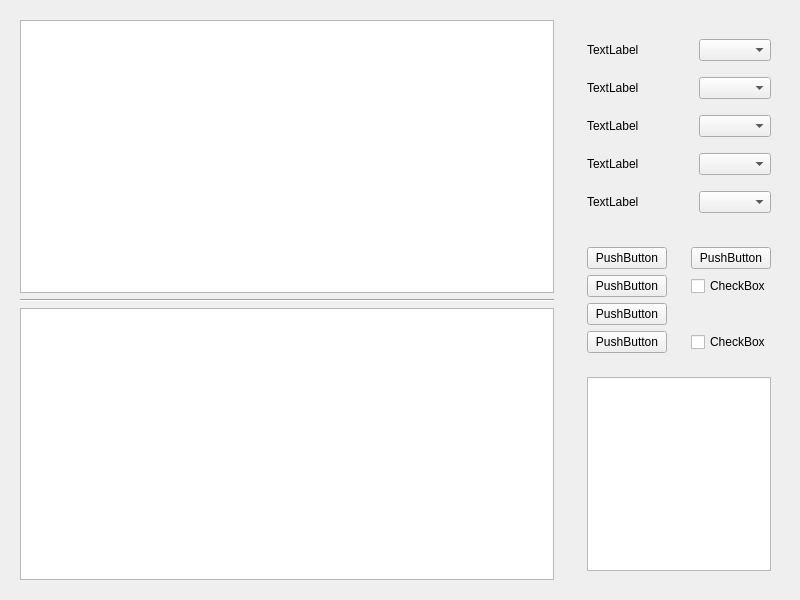
<?xml version="1.0" encoding="UTF-8"?>
<ui version="4.0">
 <class>myWidget</class>
 <widget class="QWidget" name="myWidget">
  <property name="geometry">
   <rect>
    <x>0</x>
    <y>0</y>
    <width>800</width>
    <height>600</height>
   </rect>
  </property>
  <property name="windowTitle">
   <string>彦祖的串口助手</string>
  </property>
  <property name="autoFillBackground">
   <bool>false</bool>
  </property>
  <layout class="QHBoxLayout" name="horizontalLayout" stretch="3,1">
   <item>
    <widget class="QWidget" name="ReceiveSend" native="true">
     <property name="sizePolicy">
      <sizepolicy hsizetype="Preferred" vsizetype="Preferred">
       <horstretch>0</horstretch>
       <verstretch>0</verstretch>
      </sizepolicy>
     </property>
     <property name="maximumSize">
      <size>
       <width>66666</width>
       <height>1000</height>
      </size>
     </property>
     <layout class="QVBoxLayout" name="verticalLayout">
      <item>
       <widget class="QTextEdit" name="textEdit_1">
        <property name="sizePolicy">
         <sizepolicy hsizetype="Expanding" vsizetype="Expanding">
          <horstretch>0</horstretch>
          <verstretch>0</verstretch>
         </sizepolicy>
        </property>
        <property name="readOnly">
         <bool>true</bool>
        </property>
       </widget>
      </item>
      <item>
       <widget class="Line" name="line">
        <property name="orientation">
         <enum>Qt::Orientation::Horizontal</enum>
        </property>
       </widget>
      </item>
      <item>
       <widget class="QTextEdit" name="textEdit_2"/>
      </item>
     </layout>
    </widget>
   </item>
   <item>
    <widget class="QWidget" name="AllinRight" native="true">
     <property name="sizePolicy">
      <sizepolicy hsizetype="Preferred" vsizetype="Preferred">
       <horstretch>0</horstretch>
       <verstretch>0</verstretch>
      </sizepolicy>
     </property>
     <property name="minimumSize">
      <size>
       <width>220</width>
       <height>0</height>
      </size>
     </property>
     <property name="maximumSize">
      <size>
       <width>300</width>
       <height>1000</height>
      </size>
     </property>
     <property name="sizeIncrement">
      <size>
       <width>0</width>
       <height>0</height>
      </size>
     </property>
     <property name="baseSize">
      <size>
       <width>0</width>
       <height>0</height>
      </size>
     </property>
     <layout class="QVBoxLayout" name="verticalLayout_3" stretch="0,0,0">
      <item>
       <widget class="QWidget" name="SerialPort" native="true">
        <property name="sizePolicy">
         <sizepolicy hsizetype="Preferred" vsizetype="Expanding">
          <horstretch>0</horstretch>
          <verstretch>0</verstretch>
         </sizepolicy>
        </property>
        <layout class="QGridLayout" name="gridLayout">
         <item row="2" column="2">
          <widget class="QComboBox" name="CboxSerialPort_3"/>
         </item>
         <item row="1" column="0">
          <widget class="QLabel" name="LBSerialPort_2">
           <property name="text">
            <string>TextLabel</string>
           </property>
          </widget>
         </item>
         <item row="3" column="0">
          <widget class="QLabel" name="LBSerialPort_4">
           <property name="text">
            <string>TextLabel</string>
           </property>
          </widget>
         </item>
         <item row="0" column="2">
          <widget class="QComboBox" name="CboxSerialPort_1"/>
         </item>
         <item row="4" column="0">
          <widget class="QLabel" name="LBSerialPort_5">
           <property name="text">
            <string>TextLabel</string>
           </property>
          </widget>
         </item>
         <item row="2" column="0">
          <widget class="QLabel" name="LBSerialPort_3">
           <property name="text">
            <string>TextLabel</string>
           </property>
          </widget>
         </item>
         <item row="1" column="2">
          <widget class="QComboBox" name="CboxSerialPort_2"/>
         </item>
         <item row="4" column="2">
          <widget class="QComboBox" name="CboxSerialPort_5"/>
         </item>
         <item row="3" column="2">
          <widget class="QComboBox" name="CboxSerialPort_4"/>
         </item>
         <item row="0" column="0">
          <widget class="QLabel" name="LBSerialPort_1">
           <property name="text">
            <string>TextLabel</string>
           </property>
          </widget>
         </item>
         <item row="2" column="1">
          <spacer name="horizontalSpacer_2">
           <property name="orientation">
            <enum>Qt::Orientation::Horizontal</enum>
           </property>
           <property name="sizeHint" stdset="0">
            <size>
             <width>40</width>
             <height>20</height>
            </size>
           </property>
          </spacer>
         </item>
        </layout>
       </widget>
      </item>
      <item>
       <widget class="QWidget" name="ButtonCheck" native="true">
        <property name="enabled">
         <bool>true</bool>
        </property>
        <property name="sizePolicy">
         <sizepolicy hsizetype="Preferred" vsizetype="Preferred">
          <horstretch>0</horstretch>
          <verstretch>0</verstretch>
         </sizepolicy>
        </property>
        <layout class="QGridLayout" name="gridLayout_2">
         <item row="2" column="1">
          <widget class="QPushButton" name="pushButton_5">
           <property name="sizePolicy">
            <sizepolicy hsizetype="Preferred" vsizetype="Fixed">
             <horstretch>0</horstretch>
             <verstretch>0</verstretch>
            </sizepolicy>
           </property>
           <property name="minimumSize">
            <size>
             <width>0</width>
             <height>0</height>
            </size>
           </property>
           <property name="maximumSize">
            <size>
             <width>120</width>
             <height>16777215</height>
            </size>
           </property>
           <property name="text">
            <string>PushButton</string>
           </property>
          </widget>
         </item>
         <item row="1" column="3">
          <widget class="QCheckBox" name="checkBox_1">
           <property name="text">
            <string>CheckBox</string>
           </property>
          </widget>
         </item>
         <item row="3" column="1">
          <widget class="QPushButton" name="pushButton_2">
           <property name="text">
            <string>PushButton</string>
           </property>
          </widget>
         </item>
         <item row="1" column="1">
          <widget class="QPushButton" name="pushButton_4">
           <property name="text">
            <string>PushButton</string>
           </property>
          </widget>
         </item>
         <item row="0" column="1">
          <widget class="QPushButton" name="pushButton_3">
           <property name="text">
            <string>PushButton</string>
           </property>
          </widget>
         </item>
         <item row="0" column="3">
          <widget class="QPushButton" name="pushButton_1">
           <property name="maximumSize">
            <size>
             <width>110</width>
             <height>16777215</height>
            </size>
           </property>
           <property name="text">
            <string>PushButton</string>
           </property>
          </widget>
         </item>
         <item row="3" column="3">
          <widget class="QCheckBox" name="checkBox_2">
           <property name="text">
            <string>CheckBox</string>
           </property>
          </widget>
         </item>
         <item row="1" column="2">
          <spacer name="horizontalSpacer">
           <property name="orientation">
            <enum>Qt::Orientation::Horizontal</enum>
           </property>
           <property name="sizeHint" stdset="0">
            <size>
             <width>40</width>
             <height>20</height>
            </size>
           </property>
          </spacer>
         </item>
        </layout>
       </widget>
      </item>
      <item>
       <widget class="QWidget" name="Data" native="true">
        <property name="sizePolicy">
         <sizepolicy hsizetype="Preferred" vsizetype="Preferred">
          <horstretch>0</horstretch>
          <verstretch>0</verstretch>
         </sizepolicy>
        </property>
        <layout class="QVBoxLayout" name="verticalLayout_2">
         <item>
          <widget class="QTextEdit" name="textEdit_3">
           <property name="readOnly">
            <bool>true</bool>
           </property>
          </widget>
         </item>
        </layout>
       </widget>
      </item>
     </layout>
    </widget>
   </item>
  </layout>
 </widget>
 <resources/>
 <connections/>
</ui>
